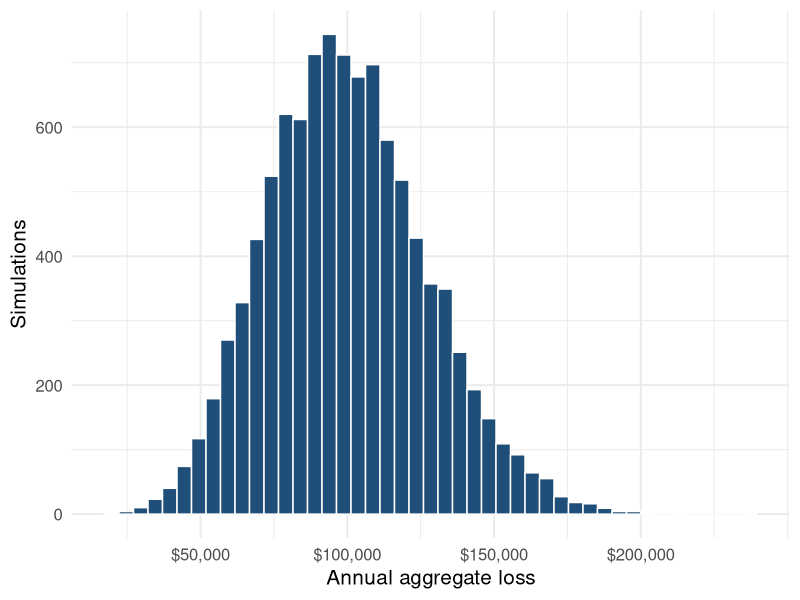

R code for this plot:
## ---- chunk 1
#| label: fig-aggregate-loss
#| fig-cap: "Simulated annual aggregate insurance losses"
#| fig-width: 9
#| fig-height: 4.2
#| code-fold: true
library(tidyverse)

set.seed(310)
annual_losses <- tibble(
  simulation = 1:10000,
  claim_count = rpois(10000, lambda = 20)
) |>
  mutate(
    total_loss = map_dbl(
      claim_count,
      \(n) sum(rgamma(n, shape = 2, scale = 2500))
    )
  )

ggplot(annual_losses, aes(total_loss)) +
  geom_histogram(bins = 45, fill = "#1f4e79", color = "white") +
  scale_x_continuous(
    breaks = c(50000, 100000, 150000, 200000),
    labels = scales::label_dollar()
  ) +
  labs(x = "Annual aggregate loss", y = "Simulations") +
  theme_minimal(base_size = 15)
